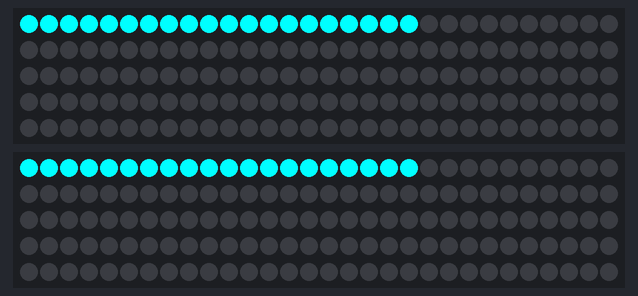
The sketch below on a simulated Arduino Uno, built with avr-gcc and run on an emulated ATmega328P. On the bench: 2 × 150 RGB LEDs in strip order, left to right, continuing on the next row.

Above: at 1.0 s.

The sketch:

light_installation_practice.ino
```cpp
#include <FastLED.h>
#define LED_PIN     5
#define LED_PIN2    4

#define NUM_LEDS    150
#define NUM_LEDS2   150

CRGB leds[NUM_LEDS];
CRGB leds2[NUM_LEDS2];

void setup() {
  FastLED.addLeds<WS2812, LED_PIN, GRB>(leds, NUM_LEDS).setCorrection( TypicalLEDStrip );
  FastLED.addLeds<WS2812, LED_PIN2, GRB>(leds, NUM_LEDS2).setCorrection( TypicalLEDStrip );
}
void loop() {
  for (int i = 0; i <= 19; i++) {
    leds[i] = CRGB ( 0, 255, 255);
    FastLED.show();
    delay(40);
  }
  for (int i = 0; i <= 19; i++) {
    leds2[i] = CRGB ( 0, 255, 255);
    FastLED.show();
    delay(40);
  }

  for (int i = 19; i >= 0; i--) {
    leds[i] = CRGB ( 255, 255, 0);
    FastLED.show();
    delay(40);
  }
  for (int i = 19; i >= 0; i--) {
    leds2[i] = CRGB ( 255, 255, 0);
    FastLED.show();
    delay(40);
  }

}
```
